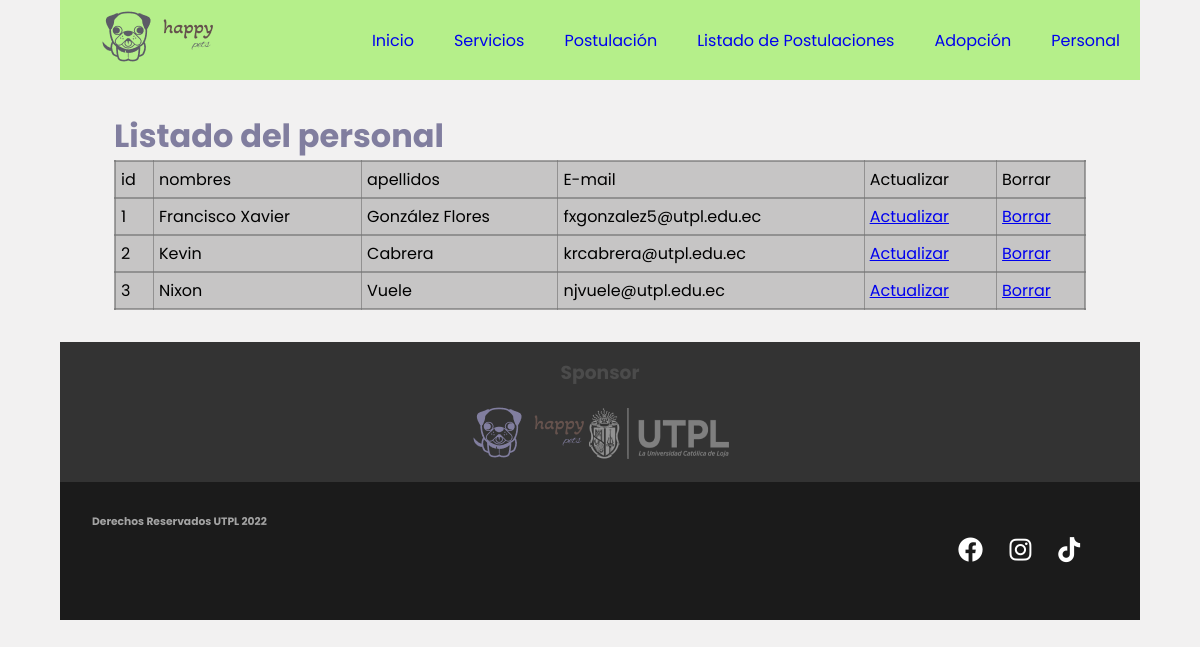
Page /mascotas/internas/personal.php on the committed database.
### tables this page shows
CREATE TABLE `personal` (
  `id` int(11) NOT NULL,
  `nombres` varchar(150) NOT NULL,
  `apellidos` varchar(150) NOT NULL,
  `cedula` int(11) NOT NULL,
  `telefono` varchar(50) DEFAULT NULL,
  `direccion` varchar(150) NOT NULL,
  `fechaNacimiento` date DEFAULT NULL,
  `correo` varchar(50) NOT NULL
);

### mascotas/dll/class_mysqli.php (the view, shortened to what this page needs)
<?php
class class_mysqli{
	var $BaseDatos;
	var $Servidor;
	var $Usuario;
	var $Clave;
	var $Conexion_ID=0;
	var $Consulta_ID=0;
	public function __construct($host="", $user="", $pass="", $db="")
	{
		$this->BaseDatos=$db;
		$this->Usuario=$user;
		$this->Clave=$pass;
		$this->Servidor=$host;
	}
	function conectar($host, $user, $pass, $db){
		if ($db != "") $this->BaseDatos=$db;
		if ($user != "") $this->Usuario=$user;
		if ($host != "") $this->Servidor=$host;
		$this->Conexion_ID=new mysqli($this->Servidor, $this->Usuario, $this->Clave, $this->BaseDatos);
		return $this->Conexion_ID;
	}
	function consulta($sql=""){
		$this->Consulta_ID=mysqli_query($this->Conexion_ID, $sql);
		return $this->Conexion_ID;
	}
	function numcampos(){
		return mysqli_num_fields($this->Consulta_ID);
	}
	function verconsultaCRUD(){
		echo "<table border='1'>";
		echo "<tr>";
		for ($i=0; $i < $this->numcampos(); $i++) {
			echo "<td>".mysqli_fetch_field_direct($this->Consulta_ID, $i)->name."</td>";
		}
		echo "<td>Actualizar</td>";
		echo "<td>Borrar</td>";
		echo "</tr>";
		while ($row=mysqli_fetch_array($this->Consulta_ID)) {
			echo "<tr>";
			for ($i=0; $i < $this->numcampos(); $i++) {
				echo "<td>".$row[$i]."</td>";
			}
			echo "<td><a href='update.php?idUser=$row[0]'>Actualizar</a></td>";
			echo "<td><a href='deleteUser.php?pepito=$row[0]'>Borrar</a></td>";
			echo "</tr>";
		}
		echo "</table>";
	}
}
?>

### mascotas/css/style.css (style rules this page uses)
* { padding: 0; margin: 0; }
body { background: rgba(215, 211, 211, 0.3); font-family: 'Poppins', sans-serif; }
table { width: 100%; border: 2px solid rgba(116, 116, 116, 0.627); border-collapse: collapse; }
tr { border: 2px solid rgba(116, 116, 116, 0.627); }
th, td { text-align: left; vertical-align: center; border-collapse: collapse; padding: 5px; background-color: rgba(179, 179, 179, 0.689); }

### rows in the picture
personal: id "1", nombres "Francisco Xavier", apellidos "González Flores", correo "fxgonzalez5@utpl.edu.ec"
personal: id "2", nombres "Kevin", apellidos "Cabrera", correo "krcabrera@utpl.edu.ec"
personal: id "3", nombres "Nixon", apellidos "Vuele", correo "njvuele@utpl.edu.ec"

### other values in the picture
mysqli_fetch_field_direct($this->Consulta_ID, $i)->name "id"
mysqli_fetch_field_direct($this->Consulta_ID, $i)->name "nombres"
mysqli_fetch_field_direct($this->Consulta_ID, $i)->name "apellidos"
mysqli_fetch_field_direct($this->Consulta_ID, $i)->name "E-mail"
